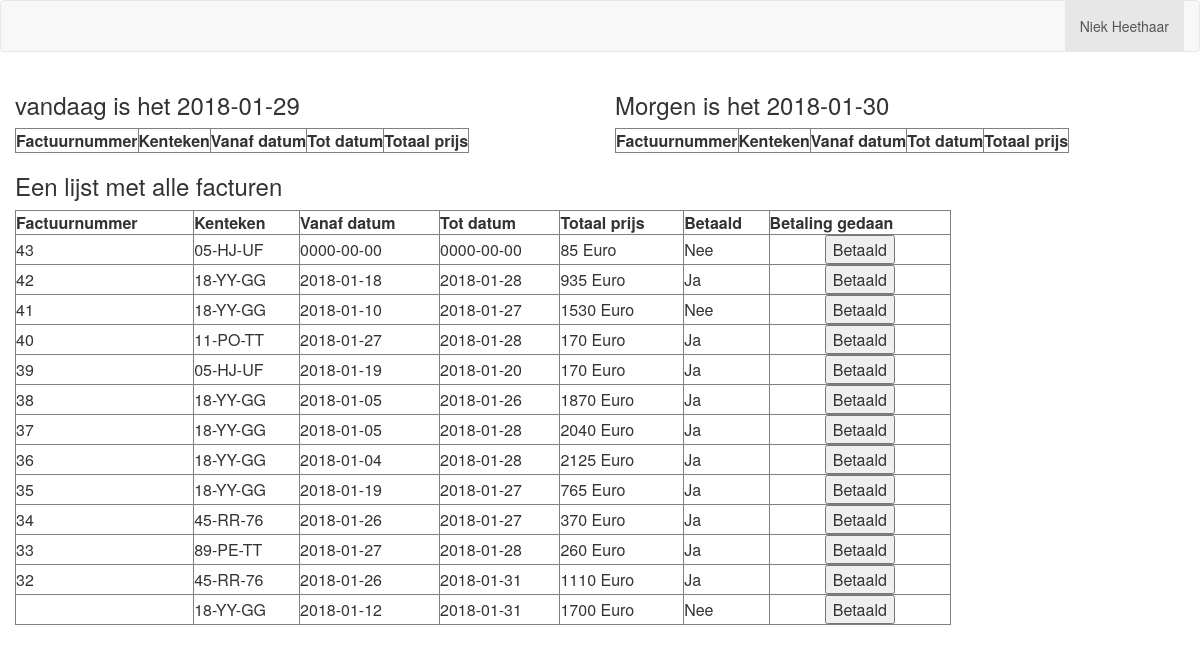
/admin.php (signed in), run on the app's committed database.
### tables this page shows
CREATE TABLE `reservering` (
  `Factuurnummer` varchar(11) NOT NULL,
  `Kenteken` varchar(8) NOT NULL,
  `Vanaf_datum` date NOT NULL,
  `Eind_datum` date NOT NULL,
  `Totaal_prijs` varchar(10) NOT NULL,
  `Betaald` varchar(3) NOT NULL DEFAULT 'Nee'
);

### admin.php (called while the page is built, shortened)
<?php
require_once ("classes/admin.php");
$registreren = new admin();
$laatzien = $registreren->login();
?>

### classes/admin.php (the view, shortened to what this page needs)
<?php
class admin
{
    function login()
    {
        if (isset($_SESSION['admin_usr_id']) != "") {
            $registreren = new admin();
            $laatzien = $registreren->adminPaneel();
        }
    }
    function adminPaneel()
    {
            ?>
            <head>
                <link rel="stylesheet" href="https://maxcdn.bootstrapcdn.com/bootstrap/3.3.7/css/bootstrap.min.css">
            </head>
            <body>
            <nav class="navbar navbar-default" role="navigation">
                <div class="container-fluid">
                    <div class="navbar-header">
                        <a class="navbar-brand" href="../index.php"> </a>
                    </div>
                    <div class="collapse navbar-collapse" id="navbar1">
                        <ul class="nav navbar-nav navbar-right">
                            <li class="active"><a href="#"><?php echo $_SESSION['admin_usr_name']; ?></a></li>
                        </ul>
                    </div>
                </div>
            </nav>
            <div class='col-md-6'>
           <?php
                 $datumvandaag = date('Y-m-d');
                 echo "<h3>vandaag is het " . $datumvandaag . "</h3>";
                 $DBconnect = new Database();
                 $mysqli = $DBconnect->ConnectToDB("root", "", "rent-a-car");
           ?>
            <table border="1" class="">
                <tr>
                    <th class="manage-column column-name column-primary">Factuurnummer</th>
                    <th class="manage-column column-name column-primary">Kenteken</th>
                    <th class="manage-column column-name column-primary">Vanaf datum</th>
                    <th class="manage-column column-name column-primary">Tot datum</th>
                    <th class="manage-column column-name column-primary">Totaal prijs</th>
                </tr>
            </table>
            </div>
            <div class="col-md-6">
                <?php
                $datummorgen = date("Y-m-d", strtotime("+1 day"));
                echo "<h3>Morgen is het " . $datummorgen . "</h3>";
                ?>
                <table border="1" class="">
                    <tr>
                        <th class="manage-column column-name column-primary">Factuurnummer</th>
                        <th class="manage-column column-name column-primary">Kenteken</th>
                        <th class="manage-column column-name column-primary">Vanaf datum</th>
                        <th class="manage-column column-name column-primary">Tot datum</th>
                        <th class="manage-column column-name column-primary">Totaal prijs</th>
                    </tr>
                </table>
            </div>
            <div class="col-md-12">
            <?php
                  echo "<h3>Een lijst met alle facturen</h3>";
                  $result = mysqli_query($mysqli, "SELECT * FROM reservering ORDER BY Factuurnummer DESC");
            ?>
                <table border="1" class="" style="width: 80%;">
                    <tr>
                        <th class="manage-column column-name column-primary">Factuurnummer</th>
                        <th class="manage-column column-name column-primary">Kenteken</th>
                        <th class="manage-column column-name column-primary">Vanaf datum</th>
                        <th class="manage-column column-name column-primary">Tot datum</th>
                        <th class="manage-column column-name column-primary">Totaal prijs</th>
                        <th class="manage-column column-name column-primary">Betaald</th>
                        <th class="manage-column column-name column-primary">Betaling gedaan</th>
                    </tr>
                    <?php
                    while ($row = mysqli_fetch_object($result)) {
                        ?>
                        <tr>
                            <td><?php echo $row->Factuurnummer; ?></td>
                            <td><?php echo $row->Kenteken; ?></td>
                            <td><?php echo $row->Vanaf_datum; ?></td>
                            <td><?php echo $row->Eind_datum; ?></td>
                            <td><?php echo $row->Totaal_prijs . " Euro"; ?></td>
                            <td><?php echo $row->Betaald; ?></td>
                             <form action="" method="POST">
                            <td style="text-align: center;"><input type="submit" name="betaald" value="Betaald" ></td>
                            </form>
                        </tr>
                    </div>
                </body>
            <?php
            }
    }
}

### data on the page
reservering: Factuurnummer "43", Kenteken "05-HJ-UF", Vanaf_datum "0000-00-00", Eind_datum "0000-00-00", Totaal_prijs "85", Betaald "Nee"
reservering: Factuurnummer "42", Kenteken "18-YY-GG", Vanaf_datum "2018-01-18", Eind_datum "2018-01-28", Totaal_prijs "935", Betaald "Ja"
reservering: Factuurnummer "41", Kenteken "18-YY-GG", Vanaf_datum "2018-01-10", Eind_datum "2018-01-27", Totaal_prijs "1530", Betaald "Nee"
reservering: Factuurnummer "40", Kenteken "11-PO-TT", Vanaf_datum "2018-01-27", Eind_datum "2018-01-28", Totaal_prijs "170", Betaald "Ja"
reservering: Factuurnummer "39", Kenteken "05-HJ-UF", Vanaf_datum "2018-01-19", Eind_datum "2018-01-20", Totaal_prijs "170", Betaald "Ja"
reservering: Factuurnummer "38", Kenteken "18-YY-GG", Vanaf_datum "2018-01-05", Eind_datum "2018-01-26", Totaal_prijs "1870", Betaald "Ja"
reservering: Factuurnummer "37", Kenteken "18-YY-GG", Vanaf_datum "2018-01-05", Eind_datum "2018-01-28", Totaal_prijs "2040", Betaald "Ja"
reservering: Factuurnummer "36", Kenteken "18-YY-GG", Vanaf_datum "2018-01-04", Eind_datum "2018-01-28", Totaal_prijs "2125", Betaald "Ja"
reservering: Factuurnummer "35", Kenteken "18-YY-GG", Vanaf_datum "2018-01-19", Eind_datum "2018-01-27", Totaal_prijs "765", Betaald "Ja"
reservering: Factuurnummer "34", Kenteken "45-RR-76", Vanaf_datum "2018-01-26", Eind_datum "2018-01-27", Totaal_prijs "370", Betaald "Ja"
reservering: Factuurnummer "33", Kenteken "89-PE-TT", Vanaf_datum "2018-01-27", Eind_datum "2018-01-28", Totaal_prijs "260", Betaald "Ja"
reservering: Factuurnummer "32", Kenteken "45-RR-76", Vanaf_datum "2018-01-26", Eind_datum "2018-01-31", Totaal_prijs "1110", Betaald "Ja"
reservering: Kenteken "18-YY-GG", Vanaf_datum "2018-01-12", Eind_datum "2018-01-31", Totaal_prijs "1700", Betaald "Nee"

### other printed values
$_SESSION['admin_usr_name'] "Niek Heethaar"
